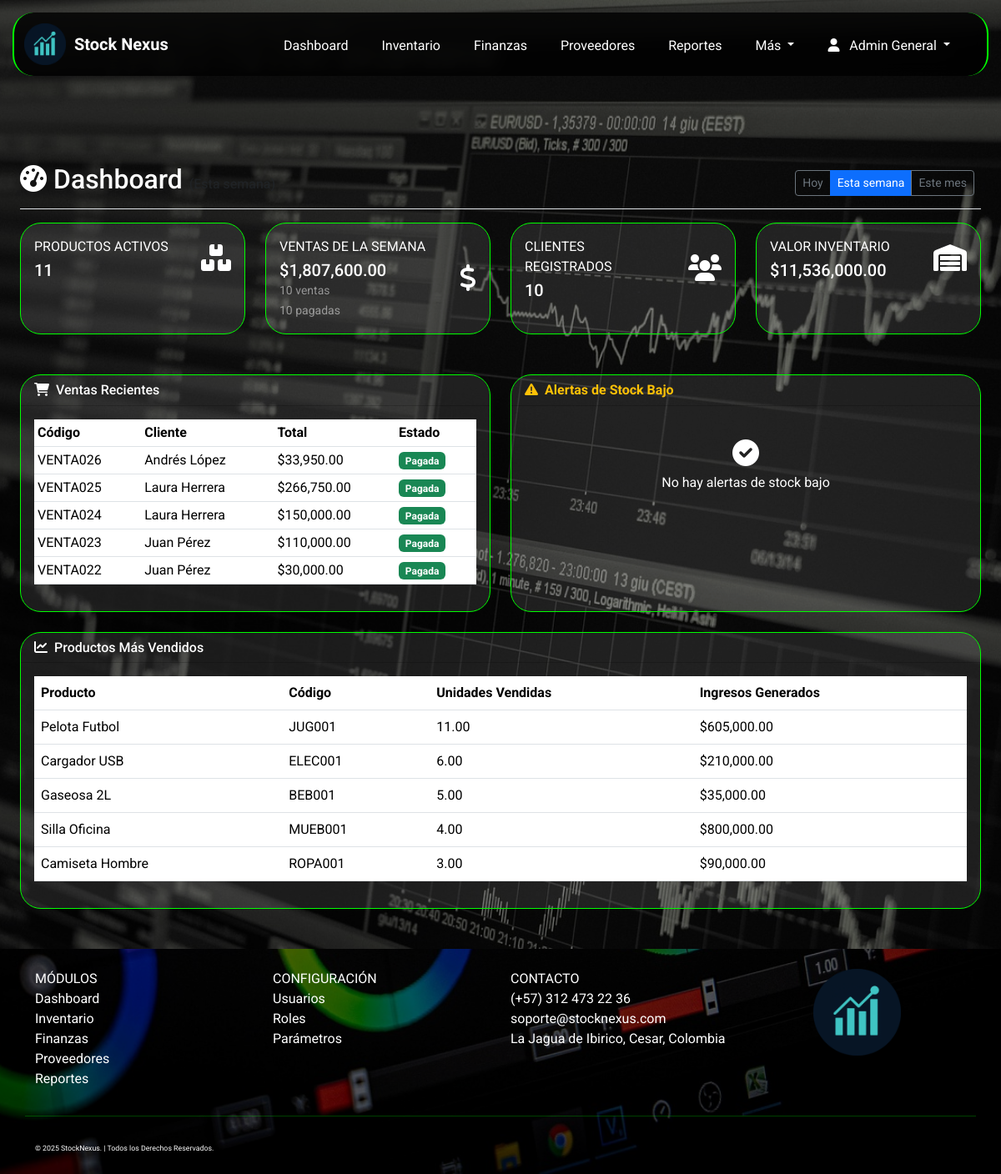
The app's page /index.php?page=dashboard&filtro=semana (signed in), older data.
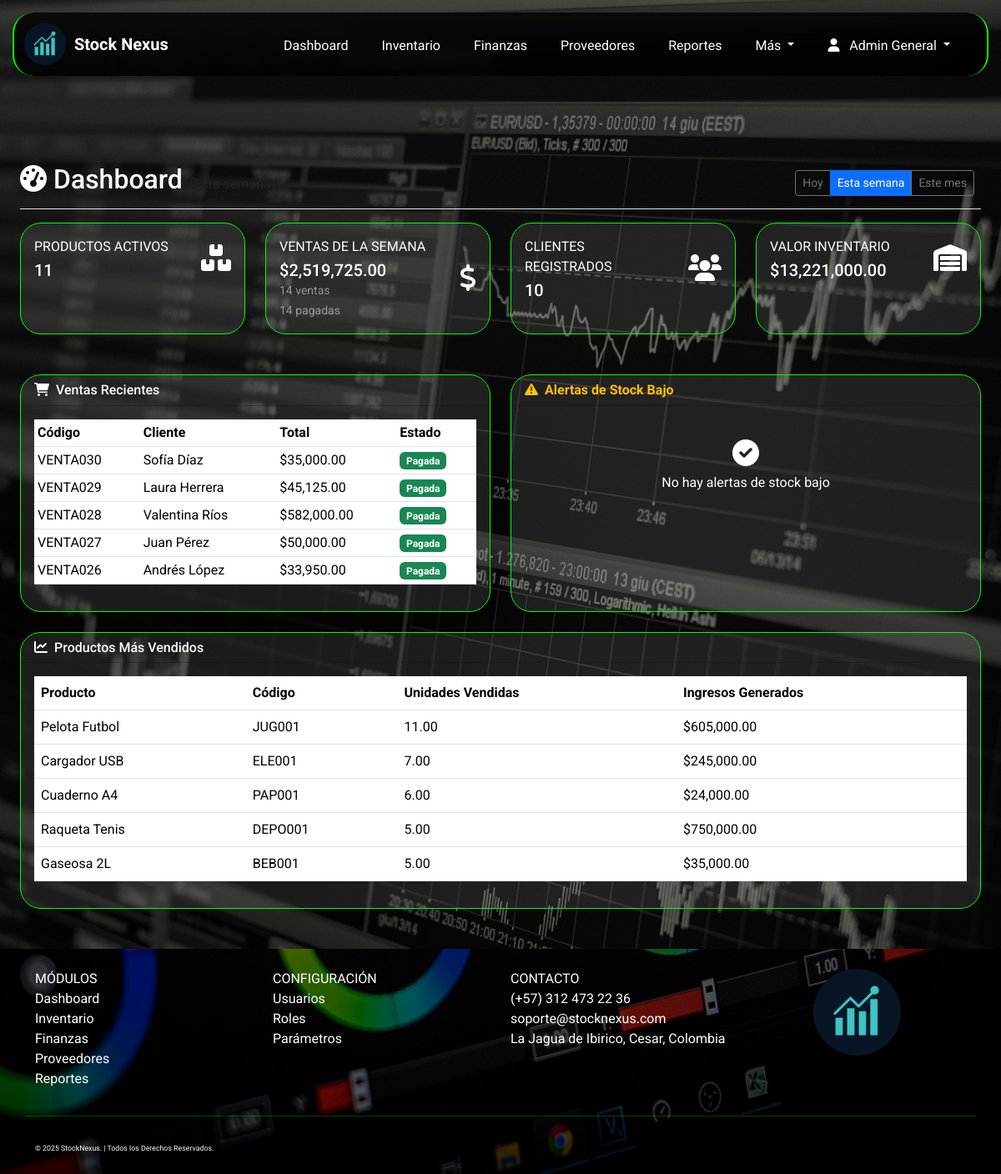
The same page, newer data.
### tables this page shows
CREATE TABLE `ventas` (
  `id_venta` int(11) NOT NULL,
  `codigo_venta` varchar(50) NOT NULL,
  `id_cliente` int(11) DEFAULT NULL,
  `id_usuario` int(11) NOT NULL,
  `fecha_venta` datetime DEFAULT current_timestamp(),
  `metodo_pago` enum('Efectivo','Transferencia','Tarjeta','Crédito') DEFAULT 'Efectivo',
  `total_venta` decimal(14,2) DEFAULT 0.00,
  `descuento_aplicado` decimal(10,2) DEFAULT 0.00,
  `porcentaje_descuento` decimal(5,2) DEFAULT 0.00,
  `estado` enum('Pendiente','Pagada','Anulada') DEFAULT 'Pendiente'
);

CREATE TABLE `clientes` (
  `id_cliente` int(11) NOT NULL,
  `nombre_cliente` varchar(100) NOT NULL,
  `identificacion` varchar(30) DEFAULT NULL,
  `telefono` varchar(20) DEFAULT NULL,
  `correo` varchar(100) DEFAULT NULL,
  `direccion` varchar(150) DEFAULT NULL,
  `ciudad` varchar(100) DEFAULT NULL,
  `fecha_registro` datetime DEFAULT current_timestamp()
);

### app/views/Dashboard/dashboard.php (the view, shortened to what the changed rows need)
<?php
$filtro = $_GET['filtro'] ?? 'mes';
$fechaInicio = '';
$fechaFin = '';
switch($filtro) {
    case 'semana':
        $fechaInicio = date('Y-m-d', strtotime('monday this week'));
        $fechaFin = date('Y-m-d');
        break;
}
$dashboardModel = new Dashboard($db);
$estadisticas = $dashboardModel->obtenerEstadisticasGenerales($fechaInicio, $fechaFin);
$ventasRecientes = $dashboardModel->obtenerVentasRecientes(5, $fechaInicio, $fechaFin);
$alertasStock = $dashboardModel->obtenerAlertasStock();
$productosMasVendidos = $dashboardModel->obtenerProductosMasVendidos(5, $fechaInicio, $fechaFin);
?>
<div class="container-fluid px-4 pb-5">
    <div class="d-flex justify-content-between flex-wrap flex-md-nowrap align-items-center pt-3 pb-2 mb-3 border-bottom"
        style="margin-top:180px;">
        <h1 class="h2"><i class="fas fa-tachometer-alt me-2"></i>Dashboard
            <small class="text-muted fs-6">
            </small>
        </h1>
        <div class="btn-toolbar mb-2 mb-md-0">
            <div class="btn-group me-2">
                <a href="index.php?page=dashboard&filtro=hoy"
                   class="btn btn-sm <?= ($filtro == 'hoy') ? 'btn-primary' : 'btn-outline-secondary' ?>">Hoy</a>
                <a href="index.php?page=dashboard&filtro=semana"
                   class="btn btn-sm <?= ($filtro == 'semana') ? 'btn-primary' : 'btn-outline-secondary' ?>">Esta semana</a>
                <a href="index.php?page=dashboard&filtro=mes"
                   class="btn btn-sm <?= ($filtro == 'mes') ? 'btn-primary' : 'btn-outline-secondary' ?>">Este mes</a>
            </div>
        </div>
    </div>
    <div class="row mb-4">
        <div class="col-xl-3 col-md-6 mb-4">
            <div class="card stat-card h-100">
                <div class="card-body">
                    <div class="row align-items-center">
                        <div class="col">
                            <div class="text-xs font-weight-bold text-white text-uppercase mb-1">Productos Activos</div>
                            <div class="h5 mb-0 font-weight-bold text-white">
                                <?= htmlspecialchars($estadisticas['total_productos'] ?? 0) ?>
                            </div>
                        </div>
                        <div class="col-auto">
                            <i class="fas fa-boxes fa-2x text-white"></i>
                        </div>
                    </div>
                </div>
            </div>
        </div>
        <div class="col-xl-3 col-md-6 mb-4">
            <div class="card stat-card h-100">
                <div class="card-body">
                    <div class="row align-items-center">
                        <div class="col">
                            <div class="text-xs font-weight-bold text-white text-uppercase mb-1">
                                <?php
                                if ($filtro == 'hoy') {
                                    echo 'Ventas de Hoy';
                                } elseif ($filtro == 'semana') {
                                    echo 'Ventas de la Semana';
                                } else {
                                    echo 'Ventas del Mes';
                                }
                                ?>
                            </div>
                            <div class="h5 mb-0 font-weight-bold text-white">
                                $<?= number_format($estadisticas['ingresos_ventas_mes'] ?? 0, 2) ?>
                            </div>
                            <small class="text-white-50">
                                <?= $estadisticas['cantidad_ventas'] ?? 0 ?> ventas
                                <?php if (($estadisticas['ventas_pagadas'] ?? 0) > 0): ?>
                                    <br><?= $estadisticas['cantidad_pagadas'] ?? 0 ?> pagadas
                                <?php endif; ?>
                            </small>
                        </div>
                        <div class="col-auto">
                            <i class="fas fa-dollar-sign fa-2x text-white"></i>
                        </div>
                    </div>
                </div>
            </div>
        </div>
        <div class="col-xl-3 col-md-6 mb-4">
            <div class="card stat-card h-100">
                <div class="card-body">
                    <div class="row align-items-center">
                        <div class="col">
                            <div class="text-xs font-weight-bold text-white text-uppercase mb-1">Clientes Registrados</div>
                            <div class="h5 mb-0 font-weight-bold text-white">
                                <?= htmlspecialchars($estadisticas['total_clientes'] ?? 0) ?>
                            </div>
                        </div>
                        <div class="col-auto">
                            <i class="fas fa-users fa-2x text-white"></i>
                        </div>
                    </div>
                </div>
            </div>
        </div>
        <div class="col-xl-3 col-md-6 mb-4">
            <div class="card stat-card h-100">
                <div class="card-body">
                    <div class="row align-items-center">
                        <div class="col">
                            <div class="text-xs font-weight-bold text-white text-uppercase mb-1">Valor Inventario</div>
                            <div class="h5 mb-0 font-weight-bold text-white">
                                $<?= number_format($estadisticas['valor_inventario'] ?? 0, 2) ?>
                            </div>
                        </div>
                        <div class="col-auto">
                            <i class="fas fa-warehouse fa-2x text-white"></i>
                        </div>
                    </div>
                </div>
            </div>
        </div>
    </div>
    <div class="row">
        <div class="col-lg-6 mb-4">
            <div class="card h-100">
                <div class="card-header">
                    <h6 class="m-0 font-weight-bold text-white">
                        <i class="fas fa-shopping-cart me-2"></i>Ventas Recientes
                    </h6>
                </div>
                <div class="card-body">
                    <div class="table-responsive">
                        <table class="table table-sm table-hover">
                            <thead>
                                <tr>
                                    <th>Código</th>
                                    <th>Cliente</th>
                                    <th>Total</th>
                                    <th>Estado</th>
                                </tr>
                            </thead>
                            <tbody>
                                <?php if (!empty($ventasRecientes)): ?>
                                    <?php foreach ($ventasRecientes as $venta): ?>
                                    <tr>
                                        <td><?= htmlspecialchars($venta['codigo_venta'] ?? '') ?></td>
                                        <td><?= htmlspecialchars($venta['nombre_cliente'] ?? 'Cliente General') ?></td>
                                        <td>$<?= number_format($venta['total_venta'] ?? 0, 2) ?></td>
                                        <td>
                                            <span class="badge bg-<?= ($venta['estado'] ?? '') == 'Pagada' ? 'success' : 'warning' ?>">
                                                <?= htmlspecialchars($venta['estado'] ?? '') ?>
                                            </span>
                                        </td>
                                    </tr>
                                    <?php endforeach; ?>
                                <?php endif; ?>
                            </tbody>
                        </table>
                    </div>
                </div>
            </div>
        </div>
        <div class="col-lg-6 mb-4">
            <div class="card h-100">
                <div class="card-header">
                    <h6 class="m-0 font-weight-bold text-warning">
                        <i class="fas fa-exclamation-triangle me-2"></i><strong>Alertas de Stock Bajo</strong>
                    </h6>
                </div>
                <div class="card-body">
                    <?php if (!empty($alertasStock)): ?>
                        <div class="table-responsive">
                            <table class="table table-sm table-hover">
                                <thead>
                                    <tr>
                                        <th>Producto</th>
                                        <th>Stock Actual</th>
                                        <th>Stock Mínimo</th>
                                        <th>Diferencia</th>
                                    </tr>
                                </thead>
                                <tbody>
                                    <?php foreach ($alertasStock as $producto): ?>
                                    <tr>
                                        <td><?= htmlspecialchars($producto['nombre_producto'] ?? '') ?></td>
                                        <td><?= htmlspecialchars($producto['stock_actual'] ?? 0) ?></td>
                                        <td><?= htmlspecialchars($producto['stock_minimo'] ?? 0) ?></td>
                                        <td><span class="badge bg-danger"><?= htmlspecialchars($producto['diferencia'] ?? 0) ?></span></td>
                                    </tr>
                                    <?php endforeach; ?>
                                </tbody>
                            </table>
                        </div>
                        <a href="index.php?page=productos" class="btn btn-sm btn-outline-danger">Gestionar inventario</a>
                    <?php else: ?>
                        <div class="text-center text-white py-4">
                            <i class="fas fa-check-circle fa-2x mb-2"></i>
                            <p>No hay alertas de stock bajo</p>
                        </div>
                    <?php endif; ?>
                </div>
            </div>
        </div>
    </div>
    <div class="row">
        <div class="col-lg-12">
            <div class="card">
                <div class="card-header">
                    <h6 class="m-0 font-weight-bold text-white">
                        <i class="fas fa-chart-line me-2"></i>Productos Más Vendidos
                    </h6>
                </div>
                <div class="card-body">
                    <div class="table-responsive">
                        <table class="table table-hover">
                            <thead>
                                <tr>
                                    <th>Producto</th>
                                    <th>Código</th>
                                    <th>Unidades Vendidas</th>
                                    <th>Ingresos Generados</th>
                                </tr>
                            </thead>
                            <tbody>
                                <?php if (!empty($productosMasVendidos)): ?>
                                    <?php foreach ($productosMasVendidos as $producto): ?>
                                    <tr>
                                        <td><?= htmlspecialchars($producto['nombre_producto'] ?? '') ?></td>
                                        <td><?= htmlspecialchars($producto['codigo_producto'] ?? '') ?></td>
                                        <td><?= htmlspecialchars($producto['total_vendido'] ?? 0) ?></td>
                                        <td>$<?= number_format($producto['ingresos_generados'] ?? 0, 2) ?></td>
                                    </tr>
                                    <?php endforeach; ?>
                                <?php endif; ?>
                            </tbody>
                        </table>
                    </div>
                </div>
            </div>
        </div>
    </div>
</div>

Row changes from the older to the newer data that the page shows:
no longer on this page (row unchanged): ventas: codigo_venta "VENTA025", id_cliente.nombre_cliente "Laura Herrera", total_venta "266,750.00", estado "Pagada"
no longer on this page (row unchanged): ventas: codigo_venta "VENTA024", id_cliente.nombre_cliente "Laura Herrera", total_venta "150,000.00", estado "Pagada"
no longer on this page (row unchanged): ventas: codigo_venta "VENTA023", id_cliente.nombre_cliente "Juan Pérez", total_venta "110,000.00", estado "Pagada"
no longer on this page (row unchanged): ventas: codigo_venta "VENTA022", id_cliente.nombre_cliente "Juan Pérez", total_venta "30,000.00", estado "Pagada"
added ventas: codigo_venta "VENTA030", id_cliente.nombre_cliente "Sofía Díaz", total_venta "35,000.00", estado "Pagada"
added ventas: codigo_venta "VENTA029", id_cliente.nombre_cliente "Laura Herrera", total_venta "45,125.00", estado "Pagada"
added ventas: codigo_venta "VENTA028", id_cliente.nombre_cliente "Valentina Ríos", total_venta "582,000.00", estado "Pagada"
added ventas: codigo_venta "VENTA027", id_cliente.nombre_cliente "Juan Pérez", total_venta "50,000.00", estado "Pagada"
Text that changed along with them:
$estadisticas['ingresos_ventas_mes']: "1,807,600.00" → "2,519,725.00"
$estadisticas['cantidad_ventas']: "10" → "14"
$estadisticas['cantidad_pagadas']: "10" → "14"
$estadisticas['valor_inventario']: "11,536,000.00" → "13,221,000.00"
new list line: "Cargador USB ELE001 7.00 $ 245,000.00"
new list line: "Cuaderno A4 PAP001 6.00 $ 24,000.00"
new list line: "Raqueta Tenis DEPO001 5.00 $ 750,000.00"
list line gone: "Cargador USB ELEC001 6.00 $ 210,000.00"
list line gone: "Silla Oficina MUEB001 4.00 $ 800,000.00"
list line gone: "Camiseta Hombre ROPA001 3.00 $ 90,000.00"
